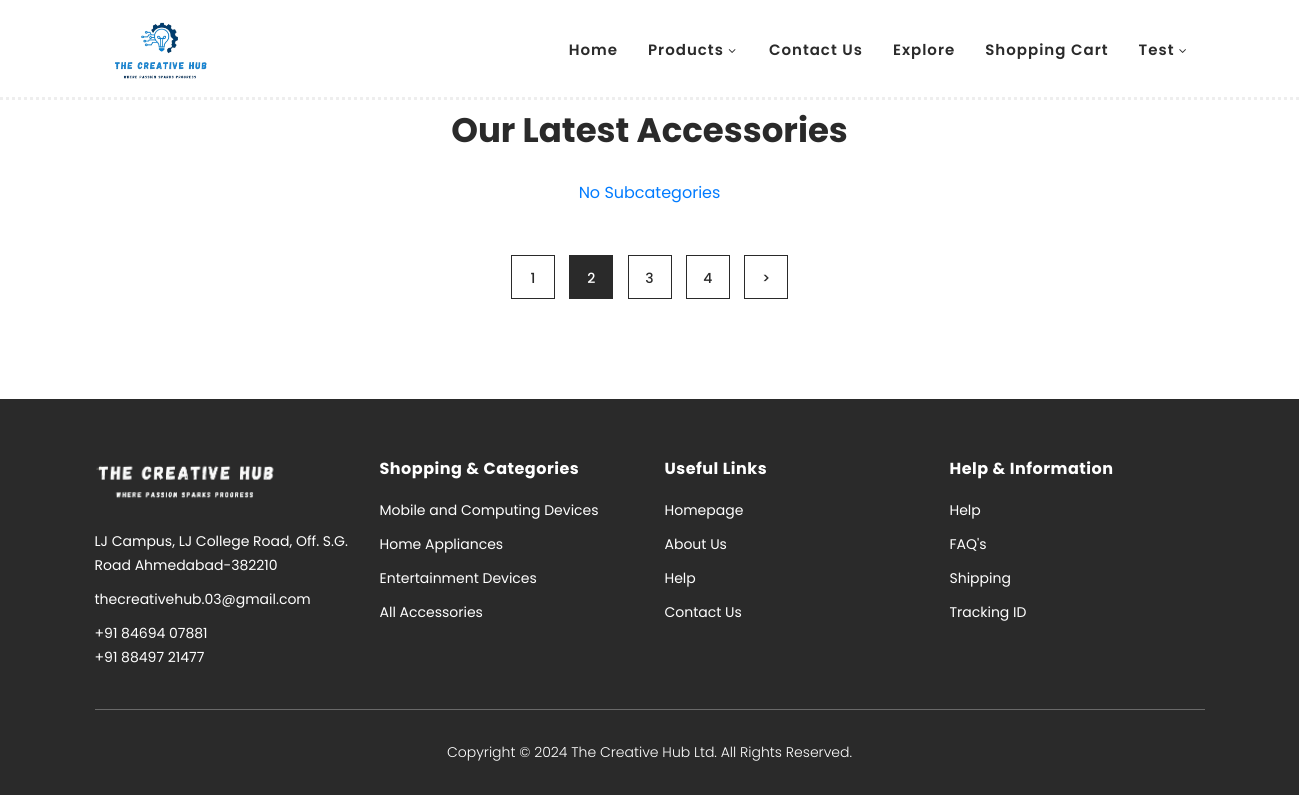
The page /accessories.php (signed in) on the database as committed earlier.
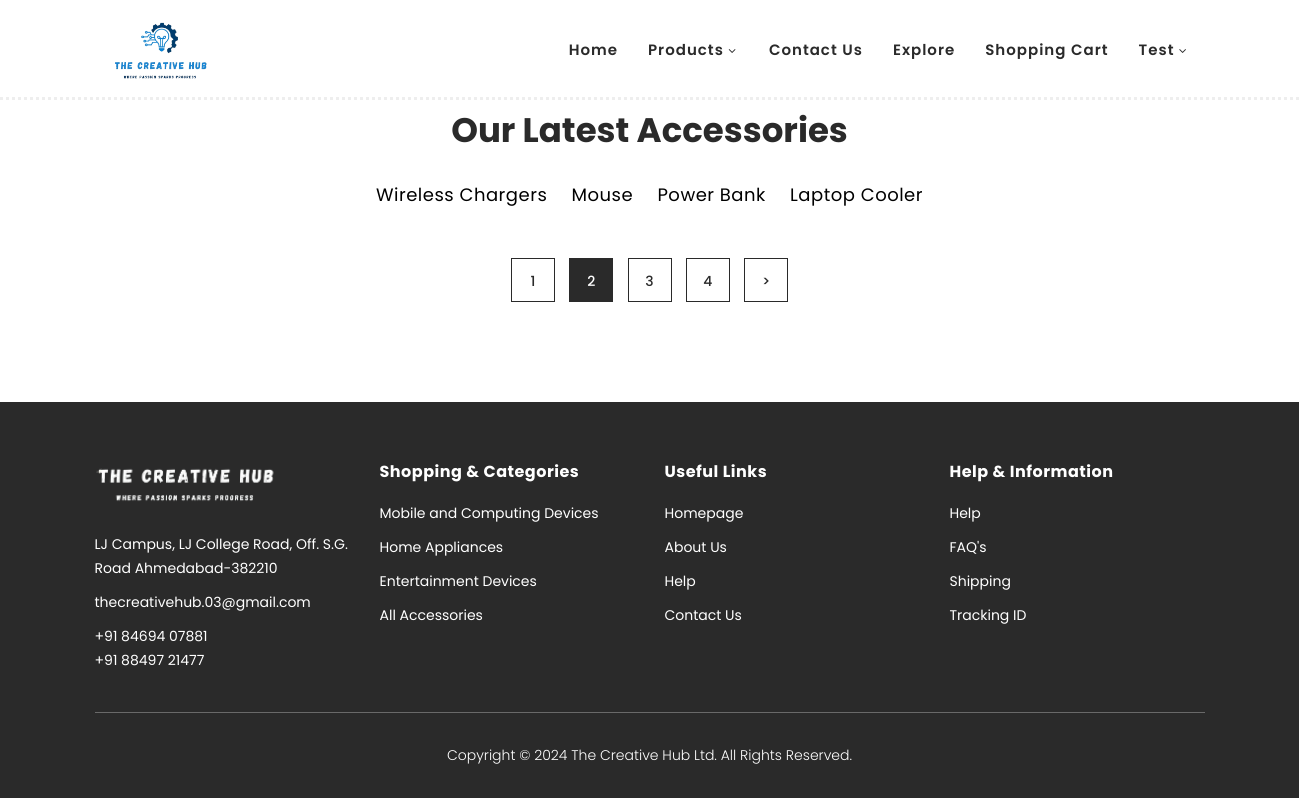
The same page on the database as committed later.
### tables this page shows
CREATE TABLE `sub_category` (
  `sub_category_id` int(11) NOT NULL,
  `sub_category_name` varchar(100) NOT NULL,
  `category_id` int(11) NOT NULL,
  `sub_category_code` varchar(100) DEFAULT NULL
);

### accessories.php (the view, shortened to what this page needs)
<?php
   include_once './php/cart.php';
    $category_id = 4;
    $sub_category = "SELECT * FROM sub_category where category_id = $category_id";
    $sub_category_result = mysqli_query($conn, $sub_category);
?>
<!DOCTYPE html>
<html lang="en">
  <head>
    <link rel="stylesheet" type="text/css" href="assets/css/bootstrap.min.css">
    <link rel="stylesheet" href="./assets/css/product.css">
    <link rel="stylesheet" type="text/css" href="assets/css/font-awesome.css">
    <link rel="stylesheet" href="assets/css/templatemo-hexashop.css">
    <link rel="stylesheet" href="assets/css/owl-carousel.css">
    <link rel="stylesheet" href="assets/css/lightbox.css">
    </head>
    <body>
       <header class="header-area header-sticky">
        <div class="container">
            <div class="row">
                <div class="col-12">
                    <nav class="main-nav">
                        <a href="index.php" class="logo" style="margin-top: -20px;">
                            <img src="assets/images/logo.png" height="130px">
                        </a>
                        <ul class="nav">
                            <li class="scroll-to-section"><a href="index.php">Home</a></li>
                            <li class="submenu">
                                <a href="javascript:;">Products</a>
                            </li>
                            <li class="scroll-to-section"><a href="contact.php">Contact Us</a></li>
                            <li class="scroll-to-section"><a href="about.php">Explore</a></li>
                            <?php if (isset($_SESSION['username'])): ?>
                                <li class="scroll-to-section" onclick="cart()"><a>Shopping Cart</a></li>
                                <li class="submenu"><a href=""><?php echo $_SESSION['username'] ?></a>
                                </li>
                            <?php else: ?>
                                <li class="scroll-to-section"><a href="login.php">Login/ SignUp</a></li>
                            <?php endif; ?>
                        </ul>
                    </nav>
                </div>
            </div>
        </div>
    </header>
    <section class="section" id="products" style="margin-top: 30px ;">
        <div class="container">
            <div class="row">
                <div class="col-lg-12">
                    <div class="section-heading">
                        <h2>Our Latest Accessories</h2>
                    </div>
                </div>
            </div>
        </div>
        <div class="nav" style="width: 70vw;
                                min-width: 600px;
                                display: flex;
                                justify-content:center;
                                align-items: center;
                                color :black;
                                margin: -30px auto 20px;
                                z-index:10;">
            <?php if ($sub_category_result && mysqli_num_rows($sub_category_result) > 0) : ?>
                <form method="post">
                    <?php while ($row = mysqli_fetch_assoc($sub_category_result)) : ?>
                        <button type="submit" name="sub_category_id" value="<?php echo $row['sub_category_id']; ?>">
                            <?php echo htmlspecialchars($row['sub_category_name']); ?>
                        </button>
                    <?php endwhile; ?>
                </form>
            <?php else : ?>
                <a href="#">No Subcategories</a>
            <?php endif; ?>
        </div>
        <div class="container">
            <div class="row">
                <div class="col-lg-12">
                    <div class="pagination">
                        <ul>
                            <li>
                                <a href="#">1</a>
                            </li>
                            <li class="active">
                                <a href="#">2</a>
                            </li>
                            <li>
                                <a href="#">3</a>
                            </li>
                            <li>
                                <a href="#">4</a>
                            </li>
                            <li>
                                <a href="#">></a>
                            </li>
                        </ul>
                    </div>
                </div>
            </div>
        </div>
    </section>
    <footer>
        <div class="container">
            <div class="row">
                <div class="col-lg-3">
                    <div class="first-item">
                        <div class="logo">
                            <img src="assets/images/bottom.png" height="50px" alt="The Creative Hub ecommerce templatemo">
                        </div>
                        <ul>
                            <li><a href="#">LJ Campus, LJ College Road,
                                Off. S.G. Road
                                Ahmedabad-382210</a></li>
                            <li><a href="mailto:thecreativehub.03@gmail.com ">thecreativehub.03@gmail.com</a></li>
                            <li><a href="tel:+918469407881">+91 84694 07881</a><br>
                            <a href="tel:+918849721477">+91 88497 21477 </a></li>
                        </ul>
                    </div>
                </div>
                <div class="col-lg-3">
                    <h4>Shopping &amp; Categories</h4>
                    <ul>
                        <li><a href="#">Mobile and Computing Devices</a></li>
                        <li><a href="#">Home Appliances</a></li>
                        <li><a href="#">Entertainment Devices</a></li>
                        <li><a href="#">All Accessories</a></li>
                    </ul>
                </div>
                <div class="col-lg-3">
                    <h4>Useful Links</h4>
                    <ul>
                        <li><a href="#">Homepage</a></li>
                        <li><a href="#">About Us</a></li>
                        <li><a href="#">Help</a></li>
                        <li><a href="#">Contact Us</a></li>
                    </ul>
                </div>
                <div class="col-lg-3">
                    <h4>Help &amp; Information</h4>
                    <ul>
                        <li><a href="#">Help</a></li>
                        <li><a href="#">FAQ's</a></li>
                        <li><a href="#">Shipping</a></li>
                        <li><a href="#">Tracking ID</a></li>
                    </ul>
                </div>
                <div class="col-lg-12">
                    <div class="under-footer">
                        <p>Copyright © 2024 The Creative Hub Ltd. All Rights Reserved. </p>
                    </div>
                </div>
            </div>
        </div>
    </footer>
  </body>
</html>

### assets/css/product.css (style rules this page uses)
body { font-size: 0.9rem; }

### assets/css/templatemo-hexashop.css (style rules this page uses)
html, body, div, span, applet, object, iframe, h1, h2, h3, h4, h5, h6, p, blockquote, div pre, a, abbr, acronym, address, big, cite, code, del, dfn, em, font, img, ins, kbd, q, s, samp, small, strike, strong, sub, sup, tt, var, b, u, i, center, dl, dt, dd, ol, ul, li, figure, header, nav, section, article, aside, footer, figcaption { margin: 0; padding: 0; border: 0; outline: 0; }
ul, li { padding: 0; margin: 0; list-style: none; }
header, nav, section, article, aside, footer, hgroup { display: block; }
* { box-sizing: border-box; }
html, body { font-family: "Poppins", sans-serif; font-weight: 400; background-color: #fff; font-size: 16px; -ms-text-size-adjust: 100%; -webkit-font-smoothing: antialiased; -moz-osx-font-smoothing: grayscale; }
a { text-decoration: none !important; }
h1, h2, h3, h4, h5, h6 { margin-top: 0px; margin-bottom: 0px; }
ul { margin-bottom: 0px; }
p { font-size: 14px; line-height: 25px; color: #2a2a2a; }
html, body { background: #fff; font-family: "Poppins", sans-serif; }
.section-heading h2 { font-size: 34px; font-weight: 700; color: #2a2a2a; }
.header-area { border-bottom: 3px dotted #eee; box-shadow: none; background-color: #fff; position: absolute; top: 0px; left: 0px; right: 0px; z-index: 100; height: 100px; -webkit-transition: all 0.5s ease 0s; -moz-transition: all 0.5s ease 0s; -o-transition: all 0.5s ease 0s; transition: all 0.5s ease 0s; }
.header-area .main-nav { min-height: 80px; background: transparent; }
.header-area .main-nav .logo { line-height: 100px; color: #fff; font-size: 28px; font-weight: 700; text-transform: uppercase; letter-spacing: 2px; float: left; -webkit-transition: all 0.3s ease 0s; -moz-transition: all 0.3s ease 0s; -o-transition: all 0.3s ease 0s; transition: all 0.3s ease 0s; }
.header-area .main-nav .nav { float: right; margin-top: 30px; margin-right: 0px; background-color: transparent; -webkit-transition: all 0.3s ease 0s; -moz-transition: all 0.3s ease 0s; -o-transition: all 0.3s ease 0s; transition: all 0.3s ease 0s; position: relative; z-index: 999; }
.header-area .main-nav .nav li { padding-left: 15px; padding-right: 15px; }
.header-area .main-nav .nav li:last-child { padding-right: 0px; }
.header-area .main-nav .nav li a { display: block; font-weight: 600; font-size: 15px; color: #2a2a2a; text-transform: capitalize; -webkit-transition: all 0.3s ease 0s; -moz-transition: all 0.3s ease 0s; -o-transition: all 0.3s ease 0s; transition: all 0.3s ease 0s; height: 40px; line-height: 40px; border: transparent; letter-spacing: 1px; }
.header-area .main-nav .nav li a { color: #2a2a2a; }
.header-area .main-nav .nav li.submenu { position: relative; padding-right: 30px; }
.header-area .main-nav .nav li.submenu:after { font-family: FontAwesome; content: "\f107"; font-size: 12px; color: #2a2a2a; position: absolute; right: 18px; top: 12px; }
.header-area.header-sticky { min-height: 80px; }
.header-area .nav { margin-top: 30px; }
@media (min-width: 767px) { .header-area .main-nav .nav { display: flex !important; } }
footer { margin-top: 60px; padding: 60px 0px 30px 0px; background-color: #2a2a2a; }
footer .logo { margin-bottom: 20px; }
footer ul li { display: block; margin-bottom: 10px; }
footer ul li a { font-size: 14px; color: #fff; transition: all 0.3s; }
footer h4 { letter-spacing: 0.5px; font-size: 16px; color: #fff; font-weight: 700; margin-bottom: 20px; }
footer .under-footer { margin-top: 30px; padding-top: 30px; text-align: center; border-top: 1px solid rgba(250, 250, 250, 0.3); }
footer .under-footer p { color: #fff; font-size: 14px; font-weight: 300; }
#products .section-heading { text-align: center; margin-bottom: 60px; margin-top: 80px; }
#products .pagination { margin-top: 30px; margin-bottom: 40px; }
#products .pagination ul { text-align: center; width: 100%; }
#products .pagination ul li { display: inline; margin: 0px 5px; }
#products .pagination ul li a { width: 44px; height: 44px; border: 1px solid #2a2a2a; display: inline-block; text-align: center; line-height: 44px; font-size: 14px; font-weight: 500; color: #2a2a2a; }
#products .pagination ul li a:hover, #products .pagination ul li.active a { background-color: #2a2a2a; color: #fff; }

Rows that differ between the two databases and show on the page:
added sub_category: $row['sub_category_id'] 11 (drawn), sub_category_name "Wireless Chargers"
added sub_category: $row['sub_category_id'] 12 (drawn), sub_category_name "Mouse"
added sub_category: $row['sub_category_id'] 13 (drawn), sub_category_name "Power Bank"
added sub_category: $row['sub_category_id'] 14 (drawn), sub_category_name "Laptop Cooler"
Other text that changed with them:
text no longer shown: "No Subcategories"
